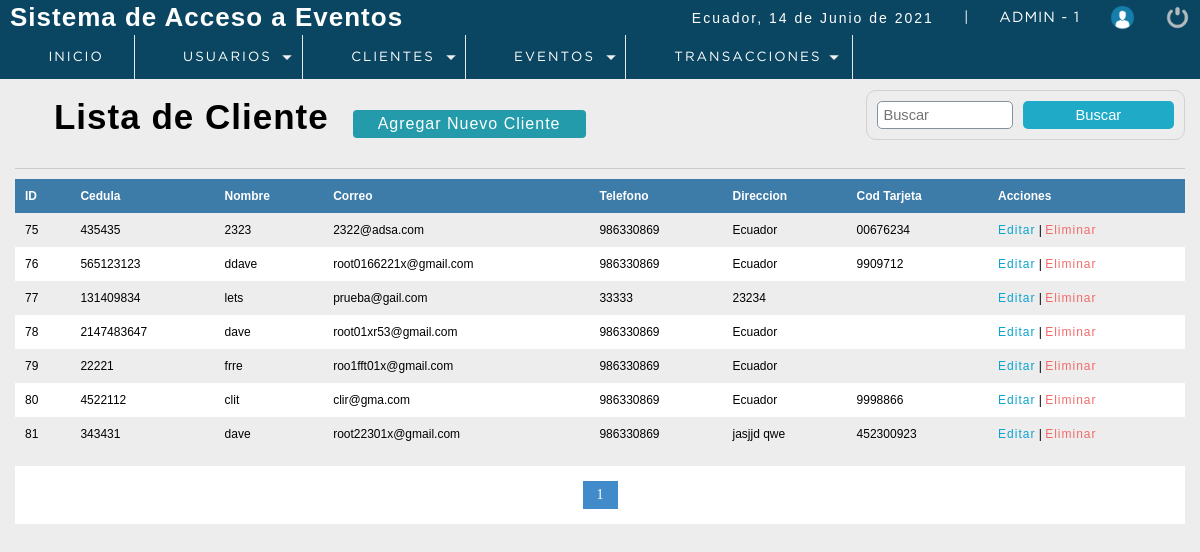
/P_seminarios/sistema/lista_clientes.php (signed in), run on an earlier commit of the app's database.
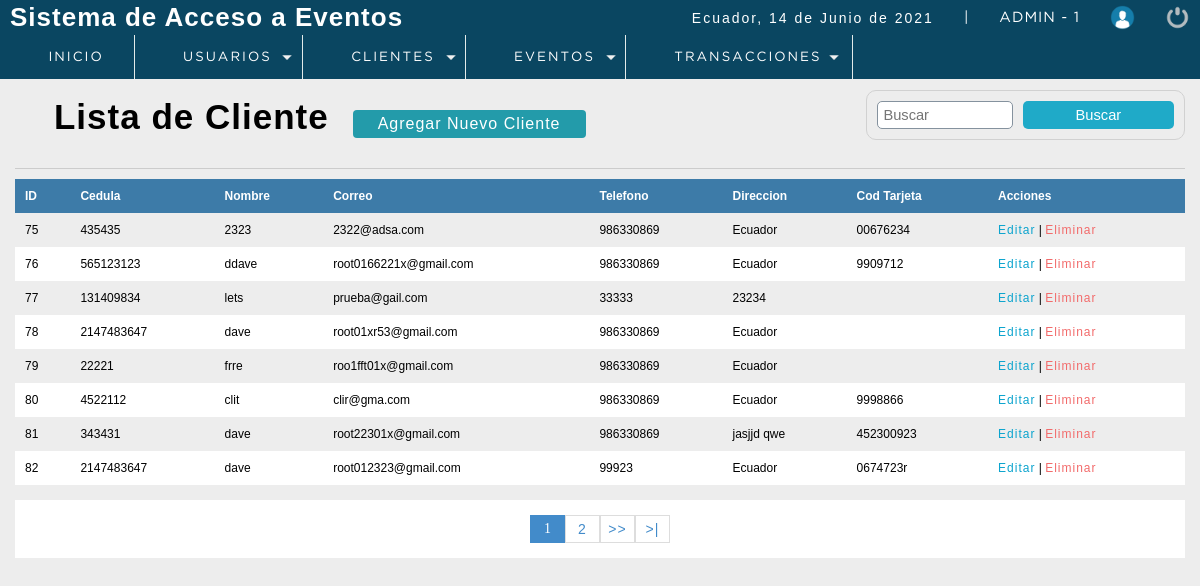
And on a later commit of the database.
### tables this page shows
CREATE TABLE `cliente` (
  `idcliente` int(11) NOT NULL,
  `cedula` int(11) DEFAULT NULL,
  `nombre` varchar(80) DEFAULT NULL,
  `apellidos` varchar(80) NOT NULL,
  `Correo` varchar(80) DEFAULT NULL,
  `telefono` int(11) DEFAULT NULL,
  `direccion` text DEFAULT NULL,
  `dateAdd` datetime NOT NULL DEFAULT current_timestamp(),
  `usuario_id` int(11) NOT NULL,
  `status` int(11) NOT NULL DEFAULT 1,
  `cod_tarjeta` varchar(20) NOT NULL
);

### P_seminarios/sistema/lista_clientes.php (the view, shortened to what this page needs)
<?php
 include "../conection.php";
?>
<!DOCTYPE html>
<html lang="en">
<head>
	<?php include "includes/scripts.php"?>
</head>
<body>
 <?php include "includes/header.php"?>
	<section id="container">
		<h1><i class="fas fa-list-alt"></i> Lista de Cliente</h1>
        <a href="registro_cliente.php" class="btn_new">Agregar Nuevo Cliente</a>
    <form action="buscar_cliente.php" method="get" class="form_search">
        <input type="text" name="busqueda" id="busqueda" placeholder="Buscar">
        <input type="submit" value="Buscar" class="btn_search" >
    </form>
    <hr>
        <table>
            <tr>
                <th>ID</th>
                <th>Cedula</th>
                <th>Nombre</th>
                <th>Correo</th>
                <th>Telefono</th>
                <th>Direccion</th>
                <th>Cod Tarjeta</th>
                <th>Acciones</th>
            </tr>
            <?php
           $sql_registre = mysqli_query($conection,"SELECT COUNT(*) AS total_registro FROM cliente WHERE Status =1");
           $result_registre = mysqli_fetch_array($sql_registre);
           $total_resgistros = $result_registre['total_registro'];
           $por_pagina = 8;
           if (empty($_GET['pagina'])) {
               $pagina =1;
           }
           else {
               $pagina = $_GET['pagina'];
           }
           $desde = ($pagina - 1) * $por_pagina;
           $total_paginas = ceil($total_resgistros / $por_pagina);
           $query = mysqli_query($conection,"SELECT * FROM cliente  WHERE status = 1
                                                                    ORDER BY idcliente ASC LIMIT $desde, $por_pagina");
           $result = mysqli_num_rows($query);
           if ($result > 0) {
               while ($data = mysqli_fetch_array($query)) {
           ?>
            <tr>
                <td><?php echo $data["idcliente"];?></td>
                <td><?php echo $data["cedula"];?></td>
                <td><?php echo $data["nombre"];?></td>
                <td><?php echo $data["Correo"];?></td>
                <td><?php echo $data["telefono"];?></td>
                <td><?php echo $data["direccion"];?></td>
                <td><?php echo $data["cod_tarjeta"];?></td>
                <td>
                    <a class="link_edit" href="editar_cliente.php?id=<?php echo $data["idcliente"];?>">Editar</a>
                   <?php if ($_SESSION['rol']==1 || $_SESSION['rol']==2) {
                     ?>
                     |
                    <a class="link_delete" href="eliminar_cliente.php?id=<?php echo $data["idcliente"];?>">Eliminar</a>
                    <?php } ?>
                </td>
            </tr>
                <?php
               }
           }
            ?>
        </table>
        <div class="paginador">
                    <ul>
                    <?php
                    for ($i=1; $i <= $total_paginas; $i++) {
                        if ($i == $pagina) {
                            echo '<li class="pageSelected">'.$i.'</li>';
                        }
                        else {
                            echo '<li><a href="?pagina='.$i.'">'.$i.'</a></li>';
                        }
                    }
                    if ($pagina!=$total_paginas) {
                    ?>
                    <li><a href="?pagina=<?php echo $pagina+1;?>">>></a></li>
                    <li><a href="?pagina=<?php echo $total_paginas;?>">>|</a></li>
                        <?php
                            }
                        ?>
                    </ul>
                </div>
	</section>
</body>
</html>

What changed in the data, as far as the page shows it:
added cliente: idcliente "82", cedula "2147483647", nombre "dave", Correo "root012323@gmail.com", telefono "99923", direccion "Ecuador", cod_tarjeta "0674723r"
Also different on the page:
new list line: "2"
